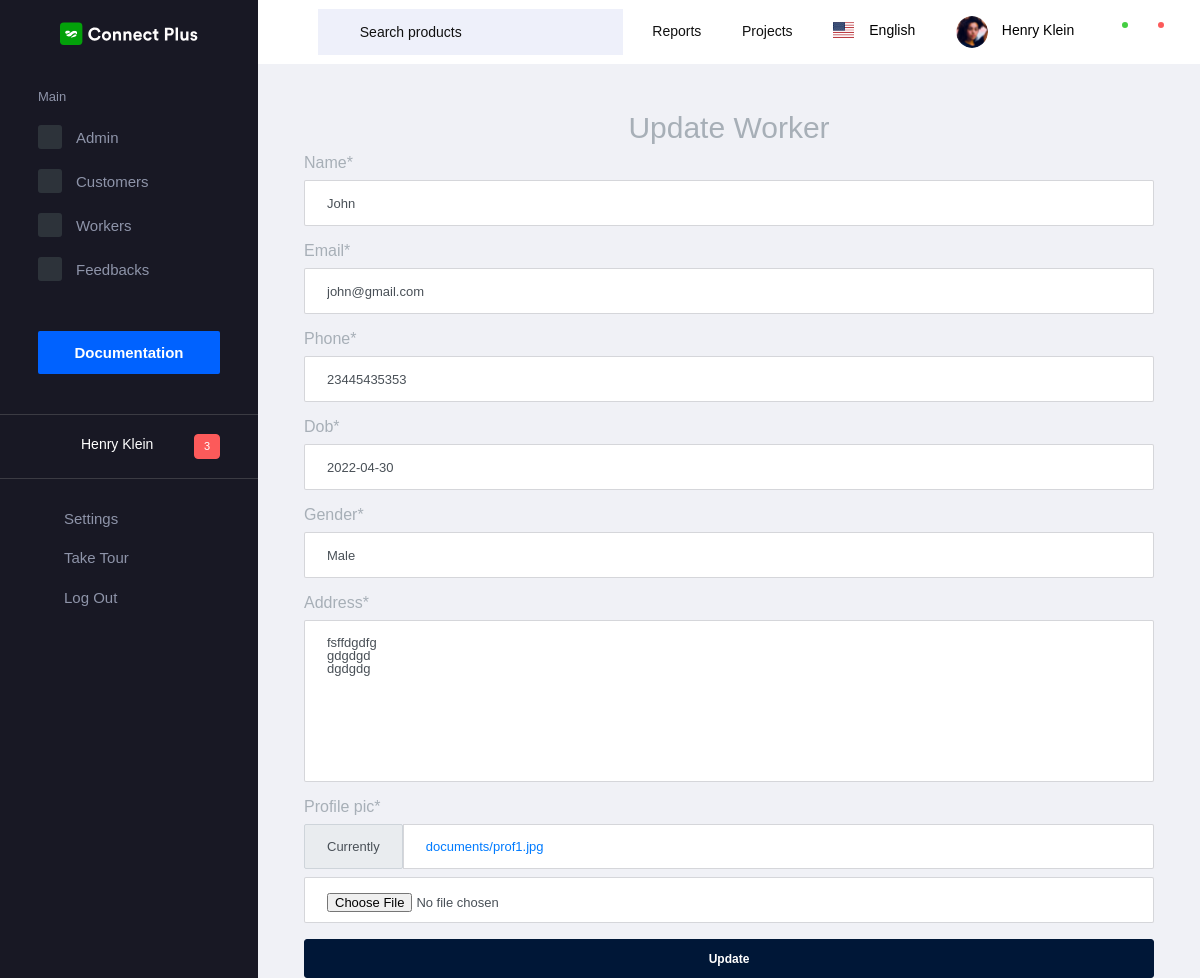
Page /update/7/ on the committed database.
### app/models.py (models this page shows)
class Worker(models.Model):
    user = models.ForeignKey(Login, on_delete=models.CASCADE)
    name = models.CharField(max_length=42)
    email = models.EmailField(max_length=75)
    phone = models.CharField(max_length=15)
    dob = models.DateField()
    gender = models.CharField(max_length=10)
    address = models.TextField(max_length=150)
    profile_pic = models.FileField(upload_to='documents/')

### app/admin_views.py (the view)
# urls.py: path('update/<int:id>/', admin_views.update, name="update"),
def update(requests, id):
    work = Worker.objects.get(id=id)
    form = WorkerForm(instance=work)
    if requests.method == 'POST':
        form = WorkerForm(requests.POST, instance=work)
        if form.is_valid():
            form.save()
            return redirect('admin_workers')
    return render(requests, 'admin/update.html', {'form': form})

### app/forms.py
class WorkerForm(forms.ModelForm):
    class Meta:
        model = Worker
        fields = '__all__'
        exclude = ("user",)

### templates/admin/update.html (shortened to what this page needs)
{% extends "admin/base.html" %}
{%load crispy_forms_tags %}
{% block content %}
<div class="container">
    <div class="row">
        <div class="col-md-12">
            <h1 class="text-center display-4">Update Worker</h1>
        </div>
        <div class="col-md-12">
            <form method="POST">
                {{ form|crispy }}
                <input type="submit" class="btn btn-dark btn-block" value="Update"/>
            </form>
        </div>
    </div>
</div>
{% endblock %}

### rows in the picture
Worker: name "John", email "john@gmail.com", phone "23445435353", dob "2022-04-30", gender "Male", address "fsffdgdfg gdgdgd dgdgdg"
